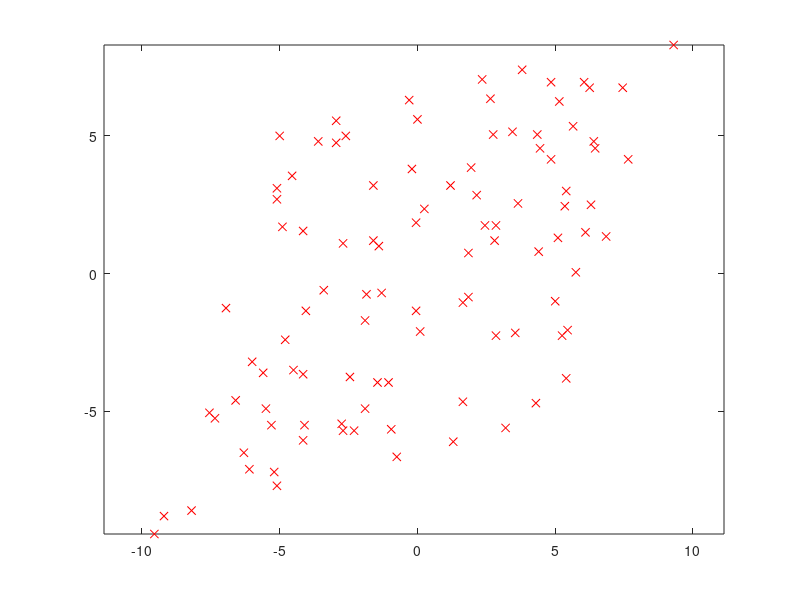

Reproduce this figure in MATLAB.
clear ; close all; clc;

x = [-5: 0.1: 5];
y = [-5: 0.1: 5];
x = x(randperm(length(x)));
y = y(randperm(length(y)));

d = [2 0; 0 1];
Q = [sqrt(0.5) -sqrt(0.5); sqrt(0.5) sqrt(0.5)];
X = [x',y'];

dd = Q * d * Q';

X = X * dd;

plot(X(:,1), X(:,2), 'rx');

axis("square", "equal");